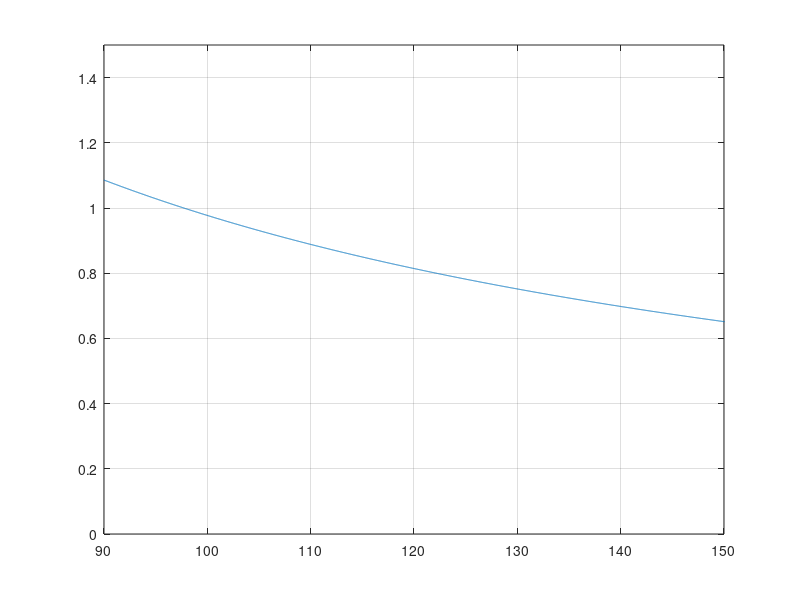

MATLAB code for this plot: (Note: this script raises an error after producing the figure.)
clc;clear all;
Es=120;
f_data = [90 100 115.5 130 147.1];
dI=[1.17 1.07 0.94 0.815 0.714];
L=0.307;
f=90:0.01:160;
n=length(f);
alpha=0.5;

for i=1:1:n
    DI(i)=alpha*(1-alpha)*Es/(L*f(i));
end
plot(f,DI);hold on;grid on;axis([90 150 0 1.5]);
p = fit(f_data', dI', 'exp2'); % Polynôme de degré 3
x_fit = linspace(90, max(f_data), 100); % Points pour tracer la courbe
y_fit = feval(p, x_fit);
%plot(X,Ud);
plot(x_fit, y_fit, 'r-', 'LineWidth', 1.25, 'DisplayName', 'Courbe théorique');
title('∆Id = f(f)');
xlabel('f (Hz)');
ylabel('∆Id (A)');legend;
